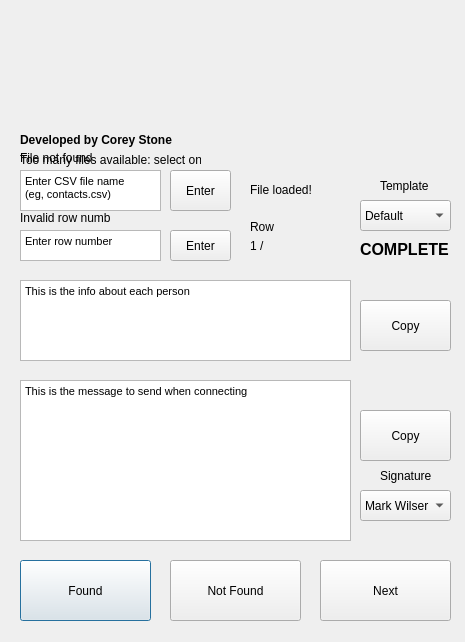
<?xml version="1.0" encoding="UTF-8"?>
<ui version="4.0">
 <class>Dialog</class>
 <widget class="QDialog" name="Dialog">
  <property name="geometry">
   <rect>
    <x>0</x>
    <y>0</y>
    <width>465</width>
    <height>642</height>
   </rect>
  </property>
  <property name="windowTitle">
   <string>Dialog</string>
  </property>
  <widget class="QTextEdit" name="person_info">
   <property name="geometry">
    <rect>
     <x>20</x>
     <y>280</y>
     <width>331</width>
     <height>81</height>
    </rect>
   </property>
   <property name="html">
    <string>&lt;!DOCTYPE HTML PUBLIC &quot;-//W3C//DTD HTML 4.0//EN&quot; &quot;http://www.w3.org/TR/REC-html40/strict.dtd&quot;&gt;
&lt;html&gt;&lt;head&gt;&lt;meta name=&quot;qrichtext&quot; content=&quot;1&quot; /&gt;&lt;style type=&quot;text/css&quot;&gt;
p, li { white-space: pre-wrap; }
&lt;/style&gt;&lt;/head&gt;&lt;body style=&quot; font-family:'MS Shell Dlg 2'; font-size:8.25pt; font-weight:400; font-style:normal;&quot;&gt;
&lt;p style=&quot; margin-top:0px; margin-bottom:0px; margin-left:0px; margin-right:0px; -qt-block-indent:0; text-indent:0px;&quot;&gt;This is the info about each person&lt;/p&gt;&lt;/body&gt;&lt;/html&gt;</string>
   </property>
  </widget>
  <widget class="QPushButton" name="found">
   <property name="geometry">
    <rect>
     <x>20</x>
     <y>560</y>
     <width>131</width>
     <height>61</height>
    </rect>
   </property>
   <property name="text">
    <string>Found</string>
   </property>
  </widget>
  <widget class="QPushButton" name="notfound">
   <property name="geometry">
    <rect>
     <x>170</x>
     <y>560</y>
     <width>131</width>
     <height>61</height>
    </rect>
   </property>
   <property name="text">
    <string>Not Found</string>
   </property>
  </widget>
  <widget class="QPushButton" name="next_person">
   <property name="geometry">
    <rect>
     <x>320</x>
     <y>560</y>
     <width>131</width>
     <height>61</height>
    </rect>
   </property>
   <property name="text">
    <string>Next</string>
   </property>
  </widget>
  <widget class="QTextEdit" name="person_msg">
   <property name="geometry">
    <rect>
     <x>20</x>
     <y>380</y>
     <width>331</width>
     <height>161</height>
    </rect>
   </property>
   <property name="html">
    <string>&lt;!DOCTYPE HTML PUBLIC &quot;-//W3C//DTD HTML 4.0//EN&quot; &quot;http://www.w3.org/TR/REC-html40/strict.dtd&quot;&gt;
&lt;html&gt;&lt;head&gt;&lt;meta name=&quot;qrichtext&quot; content=&quot;1&quot; /&gt;&lt;style type=&quot;text/css&quot;&gt;
p, li { white-space: pre-wrap; }
&lt;/style&gt;&lt;/head&gt;&lt;body style=&quot; font-family:'MS Shell Dlg 2'; font-size:8.25pt; font-weight:400; font-style:normal;&quot;&gt;
&lt;p style=&quot; margin-top:0px; margin-bottom:0px; margin-left:0px; margin-right:0px; -qt-block-indent:0; text-indent:0px;&quot;&gt;This is the message to send when connecting&lt;/p&gt;&lt;/body&gt;&lt;/html&gt;</string>
   </property>
  </widget>
  <widget class="QToolButton" name="copy_info">
   <property name="geometry">
    <rect>
     <x>360</x>
     <y>300</y>
     <width>91</width>
     <height>51</height>
    </rect>
   </property>
   <property name="text">
    <string>Copy</string>
   </property>
  </widget>
  <widget class="QToolButton" name="copy_msg">
   <property name="geometry">
    <rect>
     <x>360</x>
     <y>410</y>
     <width>91</width>
     <height>51</height>
    </rect>
   </property>
   <property name="text">
    <string>Copy</string>
   </property>
  </widget>
  <widget class="QTextEdit" name="row_box">
   <property name="geometry">
    <rect>
     <x>20</x>
     <y>230</y>
     <width>141</width>
     <height>31</height>
    </rect>
   </property>
   <property name="html">
    <string>&lt;!DOCTYPE HTML PUBLIC &quot;-//W3C//DTD HTML 4.0//EN&quot; &quot;http://www.w3.org/TR/REC-html40/strict.dtd&quot;&gt;
&lt;html&gt;&lt;head&gt;&lt;meta name=&quot;qrichtext&quot; content=&quot;1&quot; /&gt;&lt;style type=&quot;text/css&quot;&gt;
p, li { white-space: pre-wrap; }
&lt;/style&gt;&lt;/head&gt;&lt;body style=&quot; font-family:'MS Shell Dlg 2'; font-size:8.25pt; font-weight:400; font-style:normal;&quot;&gt;
&lt;p style=&quot; margin-top:0px; margin-bottom:0px; margin-left:0px; margin-right:0px; -qt-block-indent:0; text-indent:0px;&quot;&gt;Enter row number&lt;/p&gt;&lt;/body&gt;&lt;/html&gt;</string>
   </property>
  </widget>
  <widget class="QToolButton" name="row_enter">
   <property name="geometry">
    <rect>
     <x>170</x>
     <y>230</y>
     <width>61</width>
     <height>31</height>
    </rect>
   </property>
   <property name="text">
    <string>Enter</string>
   </property>
  </widget>
  <widget class="QLabel" name="person_counter">
   <property name="geometry">
    <rect>
     <x>250</x>
     <y>230</y>
     <width>131</width>
     <height>31</height>
    </rect>
   </property>
   <property name="styleSheet">
    <string notr="true">font: 12pt &quot;MS Shell Dlg 2&quot;;</string>
   </property>
   <property name="text">
    <string>1 / </string>
   </property>
  </widget>
  <widget class="QComboBox" name="person_combo">
   <property name="geometry">
    <rect>
     <x>360</x>
     <y>490</y>
     <width>91</width>
     <height>31</height>
    </rect>
   </property>
   <item>
    <property name="text">
     <string>Mark Wilser</string>
    </property>
   </item>
   <item>
    <property name="text">
     <string>Hector Sainz</string>
    </property>
   </item>
   <item>
    <property name="text">
     <string>Steve Holmes</string>
    </property>
   </item>
   <item>
    <property name="text">
     <string>George Logan</string>
    </property>
   </item>
   <item>
    <property name="text">
     <string>Chris Collins</string>
    </property>
   </item>
   <item>
    <property name="text">
     <string>Kimberly Valentine-Poska</string>
    </property>
   </item>
   <item>
    <property name="text">
     <string>Gunnar Logan</string>
    </property>
   </item>
   <item>
    <property name="text">
     <string>Jarrett Logan</string>
    </property>
   </item>
  </widget>
  <widget class="QTextEdit" name="filename_box">
   <property name="geometry">
    <rect>
     <x>20</x>
     <y>170</y>
     <width>141</width>
     <height>41</height>
    </rect>
   </property>
   <property name="html">
    <string>&lt;!DOCTYPE HTML PUBLIC &quot;-//W3C//DTD HTML 4.0//EN&quot; &quot;http://www.w3.org/TR/REC-html40/strict.dtd&quot;&gt;
&lt;html&gt;&lt;head&gt;&lt;meta name=&quot;qrichtext&quot; content=&quot;1&quot; /&gt;&lt;style type=&quot;text/css&quot;&gt;
p, li { white-space: pre-wrap; }
&lt;/style&gt;&lt;/head&gt;&lt;body style=&quot; font-family:'MS Shell Dlg 2'; font-size:8.25pt; font-weight:400; font-style:normal;&quot;&gt;
&lt;p style=&quot; margin-top:0px; margin-bottom:0px; margin-left:0px; margin-right:0px; -qt-block-indent:0; text-indent:0px;&quot;&gt;Enter CSV file name               (eg, contacts.csv)&lt;/p&gt;&lt;/body&gt;&lt;/html&gt;</string>
   </property>
  </widget>
  <widget class="QToolButton" name="file_enter">
   <property name="geometry">
    <rect>
     <x>170</x>
     <y>170</y>
     <width>61</width>
     <height>41</height>
    </rect>
   </property>
   <property name="text">
    <string>Enter</string>
   </property>
  </widget>
  <widget class="QComboBox" name="template_combo">
   <property name="geometry">
    <rect>
     <x>360</x>
     <y>200</y>
     <width>91</width>
     <height>31</height>
    </rect>
   </property>
   <item>
    <property name="text">
     <string>Default</string>
    </property>
   </item>
   <item>
    <property name="text">
     <string>Law Firms</string>
    </property>
   </item>
  </widget>
  <widget class="QLabel" name="templ_label">
   <property name="geometry">
    <rect>
     <x>380</x>
     <y>170</y>
     <width>91</width>
     <height>31</height>
    </rect>
   </property>
   <property name="text">
    <string>Template</string>
   </property>
  </widget>
  <widget class="QLabel" name="label_3">
   <property name="geometry">
    <rect>
     <x>250</x>
     <y>220</y>
     <width>47</width>
     <height>13</height>
    </rect>
   </property>
   <property name="text">
    <string>Row</string>
   </property>
  </widget>
  <widget class="QLabel" name="loading_label">
   <property name="geometry">
    <rect>
     <x>250</x>
     <y>170</y>
     <width>151</width>
     <height>41</height>
    </rect>
   </property>
   <property name="text">
    <string>&lt;html&gt;&lt;head/&gt;&lt;body&gt;&lt;p&gt;File loaded!&lt;/p&gt;&lt;/body&gt;&lt;/html&gt;</string>
   </property>
  </widget>
  <widget class="QLabel" name="corey">
   <property name="geometry">
    <rect>
     <x>20</x>
     <y>130</y>
     <width>241</width>
     <height>21</height>
    </rect>
   </property>
   <property name="text">
    <string>&lt;html&gt;&lt;head/&gt;&lt;body&gt;&lt;p&gt;&lt;span style=&quot; font-weight:600;&quot;&gt;Developed by Corey Stone&lt;/span&gt;&lt;/p&gt;&lt;/body&gt;&lt;/html&gt;</string>
   </property>
  </widget>
  <widget class="QLabel" name="sig_label">
   <property name="geometry">
    <rect>
     <x>380</x>
     <y>460</y>
     <width>91</width>
     <height>31</height>
    </rect>
   </property>
   <property name="text">
    <string>Signature</string>
   </property>
  </widget>
  <widget class="QLabel" name="invalidfile_label">
   <property name="geometry">
    <rect>
     <x>20</x>
     <y>150</y>
     <width>81</width>
     <height>16</height>
    </rect>
   </property>
   <property name="text">
    <string>File not found</string>
   </property>
  </widget>
  <widget class="QLabel" name="invalidrow_label">
   <property name="geometry">
    <rect>
     <x>20</x>
     <y>210</y>
     <width>91</width>
     <height>16</height>
    </rect>
   </property>
   <property name="text">
    <string>Invalid row number</string>
   </property>
  </widget>
  <widget class="QLabel" name="complete_label">
   <property name="geometry">
    <rect>
     <x>360</x>
     <y>240</y>
     <width>91</width>
     <height>16</height>
    </rect>
   </property>
   <property name="text">
    <string>&lt;html&gt;&lt;head/&gt;&lt;body&gt;&lt;p&gt;&lt;span style=&quot; font-size:12pt; font-weight:600;&quot;&gt;COMPLETE&lt;/span&gt;&lt;/p&gt;&lt;/body&gt;&lt;/html&gt;</string>
   </property>
  </widget>
  <widget class="QLabel" name="GCMLogo">
   <property name="geometry">
    <rect>
     <x>10</x>
     <y>0</y>
     <width>440</width>
     <height>151</height>
    </rect>
   </property>
   <property name="text">
    <string>&lt;html&gt;&lt;head/&gt;&lt;body&gt;&lt;p&gt;&lt;img src=&quot;C:\Users\itadmin\PycharmProjects\pyLinkedIn\new_logo_trans.png&quot;/&gt;&lt;/p&gt;&lt;/body&gt;&lt;/html&gt;</string>
   </property>
  </widget>
  <widget class="QLabel" name="selectafile_label">
   <property name="geometry">
    <rect>
     <x>20</x>
     <y>150</y>
     <width>181</width>
     <height>20</height>
    </rect>
   </property>
   <property name="text">
    <string>Too many files available: select one</string>
   </property>
  </widget>
 </widget>
 <resources>
  <include location="src.qrc"/>
 </resources>
 <connections/>
</ui>
